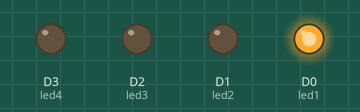
This sketch was run on a simulated ESP8266 (NodeMCU). Parts: output pins drawn as LEDs (lit = HIGH).

Above: at 0.2 s.
At 1.2 s:
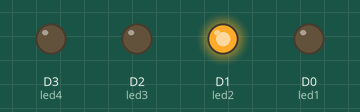
At 2.2 s:
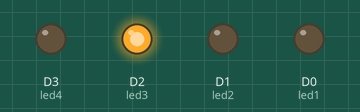
At 3.2 s:
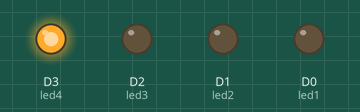
At 4.7 s:
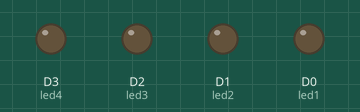
Timing chart, 0 to 5.2 s (numbered marks = the images above):
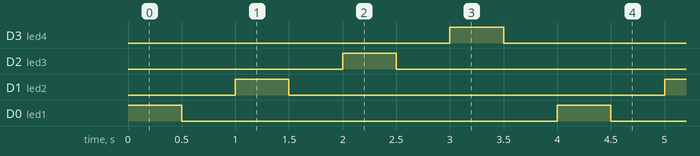

The sketch:

Practica2.ino
```cpp
/*
 * Project Práctica 2
 * Description: Enciende y apaga cada led por medio segundo.
 * Author: Javier Sánchez
 * Date: Octubre 7, 2020.
 */
int led1 = D0;
int led2 = D1;
int led3 = D2;
int led4 = D3;

int tiempoS = 500; // medio segundo

// setup() runs once, when the device is first turned on.
void setup() {
  // Put initialization like pinMode and begin functions here.
  pinMode(led1, OUTPUT);
  pinMode(led2, OUTPUT);
  pinMode(led3, OUTPUT);
  pinMode(led4, OUTPUT);
}

// loop() runs over and over again, as quickly as it can execute.
void loop() {
  // The core of your code will likely live here.
  digitalWrite(led1, HIGH); // primer led
  delay(tiempoS);
  digitalWrite(led1, LOW);
  delay(tiempoS);
  digitalWrite(led2, HIGH); // segundo led
  delay(tiempoS);
  digitalWrite(led2, LOW);
  delay(tiempoS);
  digitalWrite(led3, HIGH); // tercer led
  delay(tiempoS);
  digitalWrite(led3, LOW);
  delay(tiempoS);
  digitalWrite(led4, HIGH); // cuarto led
  delay(tiempoS);
  digitalWrite(led4, LOW);
  delay(tiempoS);
}
```

Measured:
- by itself, D3 (led4), D2 (led3), D1 (led2), D0 (led1): alternates HIGH for 0.50 s and LOW for 3.5 s
- by itself, everything shown: repeats every 4.0 s, in 8 steps
